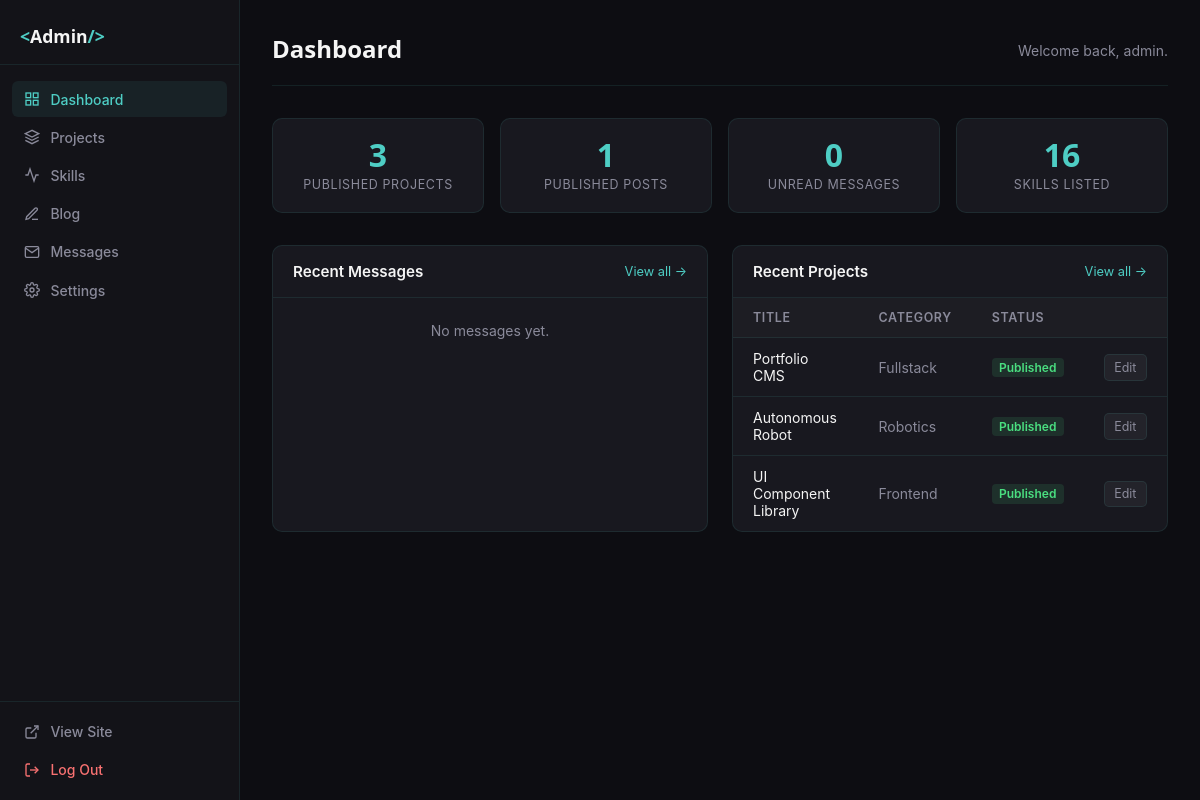
/admin/index.php (signed in), run on the app's committed database.
### tables this page shows
CREATE TABLE projects (
    id            INT UNSIGNED AUTO_INCREMENT PRIMARY KEY,
    category_id   INT UNSIGNED  NOT NULL,
    title         VARCHAR(200)  NOT NULL,
    slug          VARCHAR(200)  NOT NULL,
    short_desc    VARCHAR(500),
    thumbnail_url VARCHAR(255),
    live_url      VARCHAR(255),
    github_url    VARCHAR(255),
    tech_tags     VARCHAR(500),
    is_robotics   TINYINT(1)    NOT NULL DEFAULT 0,
    display_order TINYINT UNSIGNED DEFAULT 0,
    status        ENUM('published','draft') NOT NULL DEFAULT 'draft',
    created_at    TIMESTAMP     DEFAULT CURRENT_TIMESTAMP,
    updated_at    TIMESTAMP     DEFAULT CURRENT_TIMESTAMP ON UPDATE CURRENT_TIMESTAMP,
    UNIQUE KEY uq_project_slug (slug),
    FOREIGN KEY (category_id) REFERENCES project_categories(id) ON DELETE RESTRICT
);

CREATE TABLE project_categories (
    id            INT UNSIGNED AUTO_INCREMENT PRIMARY KEY,
    name          VARCHAR(100)  NOT NULL,
    slug          VARCHAR(100)  NOT NULL,
    display_order TINYINT UNSIGNED DEFAULT 0,
    UNIQUE KEY uq_proj_cat_slug (slug)
);

### admin/index.php (the view, shortened to what this page needs)
<?php
$pdo = DB::getConnection();
$stats = [
    'projects'  => (int)$pdo->query("SELECT COUNT(*) FROM projects WHERE status='published'")->fetchColumn(),
    'blog'      => (int)$pdo->query("SELECT COUNT(*) FROM blog_posts WHERE status='published'")->fetchColumn(),
    'messages'  => (int)$pdo->query("SELECT COUNT(*) FROM contact_messages WHERE is_read=0 AND is_archived=0")->fetchColumn(),
    'skills'    => (int)$pdo->query("SELECT COUNT(*) FROM skills")->fetchColumn(),
];
$recentMessages = $pdo->query(
    "SELECT * FROM contact_messages WHERE is_archived=0 ORDER BY created_at DESC LIMIT 5"
)->fetchAll();
$recentProjects = $pdo->query(
    "SELECT p.*, pc.name AS cat_name FROM projects p
     JOIN project_categories pc ON p.category_id = pc.id
     ORDER BY p.created_at DESC LIMIT 5"
)->fetchAll();
require_once __DIR__ . '/includes/header.php';
?>
<div class="admin-page-header">
    <h1>Dashboard</h1>
    <p class="admin-page-subtitle">Welcome back, <?= htmlspecialchars($_SESSION['admin_user'] ?? 'Admin') ?>.</p>
</div>
<div class="admin-stats">
    <div class="admin-stat-card">
        <div class="admin-stat-value"><?= $stats['projects'] ?></div>
        <div class="admin-stat-label">Published Projects</div>
    </div>
    <div class="admin-stat-card">
        <div class="admin-stat-value"><?= $stats['blog'] ?></div>
        <div class="admin-stat-label">Published Posts</div>
    </div>
    <div class="admin-stat-card <?= $stats['messages'] > 0 ? 'admin-stat-card--alert' : '' ?>">
        <div class="admin-stat-value"><?= $stats['messages'] ?></div>
        <div class="admin-stat-label">Unread Messages</div>
    </div>
    <div class="admin-stat-card">
        <div class="admin-stat-value"><?= $stats['skills'] ?></div>
        <div class="admin-stat-label">Skills Listed</div>
    </div>
</div>
<div class="admin-dashboard-grid">
    <section class="admin-card">
        <div class="admin-card__header">
            <h2>Recent Messages</h2>
            <a href="<?= BASE_URL ?>/admin/messages.php">View all &rarr;</a>
        </div>
        <?php if ($recentMessages): ?>
        <table class="admin-table">
            <thead>
                <tr>
                    <th>From</th>
                    <th>Subject</th>
                    <th>Date</th>
                    <th></th>
                </tr>
            </thead>
            <tbody>
                <?php foreach ($recentMessages as $msg): ?>
                <tr class="<?= !$msg['is_read'] ? 'row-unread' : '' ?>">
                    <td><?= htmlspecialchars($msg['name']) ?></td>
                    <td><?= htmlspecialchars($msg['subject'] ?: '(no subject)') ?></td>
                    <td class="text-muted"><?= format_date($msg['created_at'], 'M j') ?></td>
                    <td>
                        <a href="<?= BASE_URL ?>/admin/messages.php?id=<?= $msg['id'] ?>" class="btn-admin-sm">View</a>
                    </td>
                </tr>
                <?php endforeach; ?>
            </tbody>
        </table>
        <?php else: ?>
        <p class="admin-empty">No messages yet.</p>
        <?php endif; ?>
    </section>
    <section class="admin-card">
        <div class="admin-card__header">
            <h2>Recent Projects</h2>
            <a href="<?= BASE_URL ?>/admin/projects.php">View all &rarr;</a>
        </div>
        <?php if ($recentProjects): ?>
        <table class="admin-table">
            <thead>
                <tr>
                    <th>Title</th>
                    <th>Category</th>
                    <th>Status</th>
                    <th></th>
                </tr>
            </thead>
            <tbody>
                <?php foreach ($recentProjects as $proj): ?>
                <tr>
                    <td><?= htmlspecialchars($proj['title']) ?></td>
                    <td class="text-muted"><?= htmlspecialchars($proj['cat_name']) ?></td>
                    <td>
                        <span class="status-badge status-badge--<?= $proj['status'] ?>">
                            <?= ucfirst($proj['status']) ?>
                        </span>
                    </td>
                    <td>
                        <a href="<?= BASE_URL ?>/admin/project-edit.php?id=<?= $proj['id'] ?>" class="btn-admin-sm">Edit</a>
                    </td>
                </tr>
                <?php endforeach; ?>
            </tbody>
        </table>
        <?php else: ?>
        <p class="admin-empty">No projects yet. <a href="<?= BASE_URL ?>/admin/project-edit.php">Add one</a>.</p>
        <?php endif; ?>
    </section>
</div>
<?php require_once __DIR__ . '/includes/footer.php'; ?>

### assets/css/admin.css (style rules this page uses)
:root { --adm-bg: #0d0d12; --adm-surface: #131318; --adm-card: #18181f; --adm-border: rgba(78, 205, 196, 0.1); --adm-border-h: rgba(78, 205, 196, 0.28); --adm-cyan: #4ecdc4; --adm-violet: #7f7fd5; --adm-text: #f5f5f5; --adm-muted: #8a8a9a; --adm-danger: #f87171; --adm-success: #4ade80; --adm-warning: #fbbf24; --adm-sidebar-w: 240px; --ff-h: 'Space Grotesk', system-ui, sans-serif; --ff-b: 'Inter', system-ui, sans-serif; --mono: 'JetBrains Mono', monospace; }
*, *::before, *::after { box-sizing: border-box; margin: 0; padding: 0; }
body { font-family: var(--ff-b); font-size: 0.9rem; color: var(--adm-text); background: var(--adm-bg); }
a { color: var(--adm-cyan); text-decoration: none; }
.admin-body { display: grid; grid-template-columns: var(--adm-sidebar-w) 1fr; min-height: 100vh; }
.admin-page-header { display: flex; align-items: center; justify-content: space-between; margin-bottom: 2rem; padding-bottom: 1.25rem; border-bottom: 1px solid var(--adm-border); }
.admin-page-header h1 { font-family: var(--ff-h); font-size: 1.5rem; font-weight: 700; }
.admin-page-subtitle { color: var(--adm-muted); font-size: 0.875rem; margin-top: 0.25rem; }
.admin-card { background: var(--adm-card); border: 1px solid var(--adm-border); border-radius: 10px; overflow: hidden; margin-bottom: 1.5rem; }
.admin-card__header { display: flex; align-items: center; justify-content: space-between; padding: 1rem 1.25rem; border-bottom: 1px solid var(--adm-border); }
.admin-card__header h2 { font-size: 0.95rem; font-weight: 600; }
.admin-card__header a { font-size: 0.8rem; color: var(--adm-cyan); }
.admin-stats { display: grid; grid-template-columns: repeat(auto-fit, minmax(160px, 1fr)); gap: 1rem; margin-bottom: 2rem; }
.admin-stat-card { background: var(--adm-card); border: 1px solid var(--adm-border); border-radius: 10px; padding: 1.25rem; text-align: center; }
.admin-stat-value { font-family: var(--ff-h); font-size: 2rem; font-weight: 700; color: var(--adm-cyan); line-height: 1; margin-bottom: 0.4rem; }
.admin-stat-label { font-size: 0.78rem; color: var(--adm-muted); text-transform: uppercase; letter-spacing: 0.05em; }
.admin-dashboard-grid { display: grid; grid-template-columns: 1fr 1fr; gap: 1.5rem; }
.admin-table { width: 100%; border-collapse: collapse; font-size: 0.875rem; }
.admin-table th, .admin-table td { padding: 0.75rem 1.25rem; text-align: left; border-bottom: 1px solid var(--adm-border); }
.admin-table th { font-size: 0.78rem; font-weight: 600; color: var(--adm-muted); text-transform: uppercase; letter-spacing: 0.05em; background: rgba(255,255,255,0.02); }
.admin-table tr:last-child td { border-bottom: none; }
.text-muted { color: var(--adm-muted); }
.status-badge { display: inline-block; padding: 0.2em 0.6em; border-radius: 4px; font-size: 0.75rem; font-weight: 600; text-transform: capitalize; }
.status-badge--published { background: rgba(74,222,128,0.12); color: var(--adm-success); }
.btn-admin-sm { display: inline-flex; align-items: center; padding: 0.3rem 0.6rem; background: rgba(255,255,255,0.05); color: var(--adm-muted); border: 1px solid var(--adm-border); border-radius: 5px; font-size: 0.78rem; cursor: pointer; text-decoration: none; transition: all 150ms; }
.admin-empty { padding: 1.5rem; color: var(--adm-muted); font-size: 0.875rem; text-align: center; }

### data on the page
projects: title "Portfolio CMS", category.name "Fullstack", status "Published"
projects: title "Autonomous Robot", category.name "Robotics", status "Published"
projects: title "UI Component Library", category.name "Frontend", status "Published"

### other printed values
$_SESSION['admin_user'] "admin"
$stats['projects'] "3"
$stats['blog'] "1"
$stats['messages'] "0"
$stats['skills'] "16"
